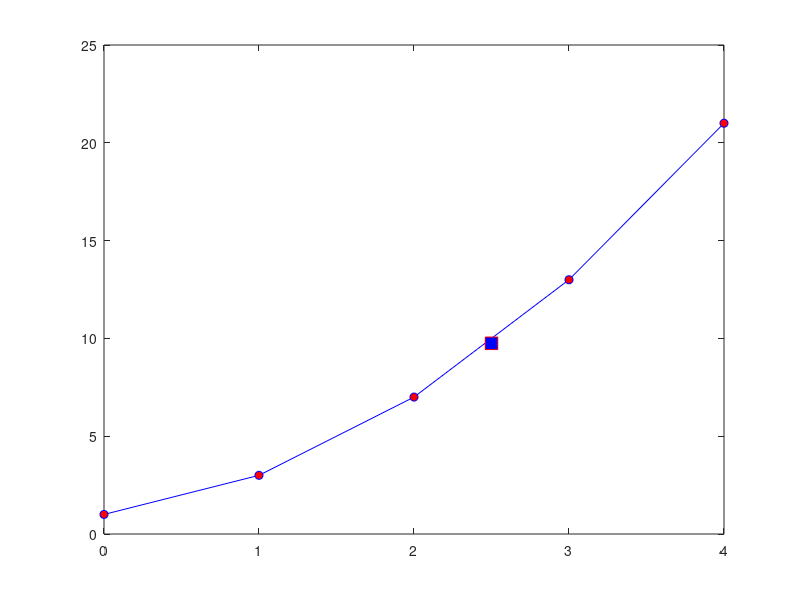

This chart was generated by the following MATLAB code: (Note: this script raises an error after producing the figure.)
%%1 
clc;
clear;
close all;

x=[0 1 2 3 4];
y=[1 3 7 13 21];

xq=2.5;
y_interp=interp1(x,y,xq,'linear');
y_exact=xq^2+xq+1;

error=abs(y_interp-y_exact)

figure;
plot(x,y,'bo-','MarkerFaceColor','r');
hold on;
plot(xq,y_exact,'rs-','MarkerFaceColor','b','MarkerSize',9);

%% 2
clc;
clear;
close all;
x=[0 1 2 3];
y=[1 2 5 10];

syms X;

n=length(x);

P=sym(0);

for i=1:n
    L=sym(1);
    for j=1:n
        if j~=i
            L=L*(X-x(j))/(x(i)-x(j));
        end
        
    end
    P=P+y(i)*L;
end

P=expand(P);
xq=1.5;

y_interp=subs(P,X,1.5);

y_exact=1.5^2+1;

error=abs(y_exact-y_interp);

xx=linspace(0,3,300);
yy=subs(P,X,xx);
figure;
plot(xx,yy,'b');
hold on;
plot(x,y,'ro',"MarkerFaceColor",'r');

plot(xq,y_interp,'bs','MarkerFaceColor','b')
%% 4

clc;
clear;
close all;

t=[0 1 2 3 4 5];
s=[0 2.1 8.3 18.2 32.4 50.1];

n=length(t);
v=zeros(1,n);
h=t(2)-t(1);

v(1)=(s(2)-s(1))/h;

for i=2:n-1
        
    v(i)=(s(i+1)-s(i-1))/(2*h);
    
end

v(n)=(s(n)-s(n-1))/h;

results=table(t(:),s(:),v(:));

disp(results);


figure;
subplot(2,1,1);
plot(t,s,'bo-',"MarkerFaceColor",'b');


subplot(2,1,2);
plot(t,v,'ro-','MarkerFaceColor','r')

%% 5

clc;
clear;
close all;


x=[0 0.5 1 1.5 2];
y=[1 1.25 2 3.25 5];

ar=trapz(x,y);

syms X
f=X^2+1;
i_exact=int(f,X,0,2);
i_exact=double(i_exact);

error=abs(ar-i_exact);

xx=linspace(0,2,300);
yy=subs(f,X,xx);

figure;
area(xx,yy,'FaceAlpha',0.3);
hold on;
plot(x,y,'ro','MarkerFaceColor','r');

%% 6

clc;
clear;
close all;

N=[4 8 16 32];

trap=zeros(size(N));
simp=zeros(size(N));
a=0;
b=pi;
i_exact=integral(@(x) sin(x) ,a,b);

for i=1:length(N)
    n=N(i);
    h=(b-a)/n;
    x=linspace(a,b,n+1);
    y=sin(x);
    trap(i)=(h/2)*(y(1)+y(n+1)+2*sum(y(2:n)));
    simp(i)=(h/3)*(y(1)+y(n+1)+4*sum(y(2:2:n))+2*(sum(y(3:2:n-1))));
           
end

trap_error=abs(i_exact-trap);
simp_error=abs(i_exact-simp);

result=table(N(:),trap(:),simp(:),trap_error(:),simp_error(:), ...
    'VariableNames',{'Interval','Trap','Simp','Trap_er','Simp_er'})

figure;

loglog(N,trap_error,'bs-');
hold on;
loglog(N,simp_error,'ro-');
